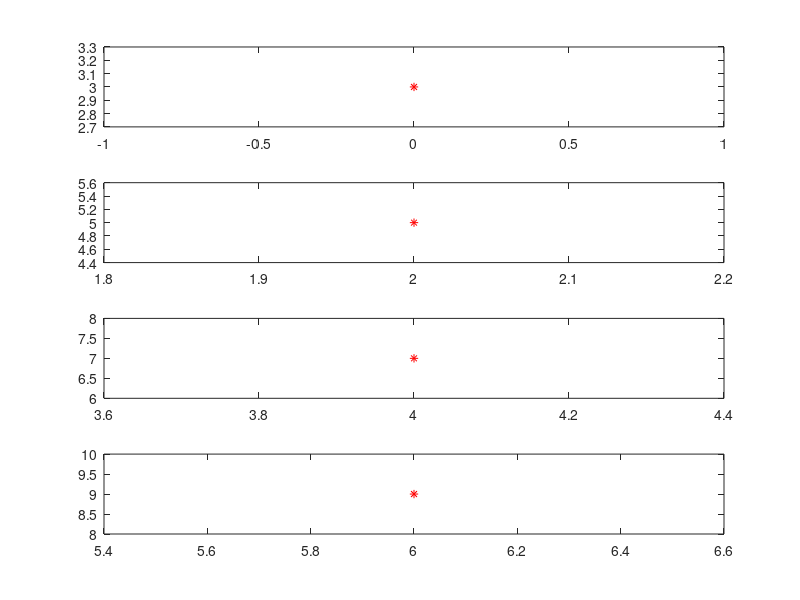

Write the MATLAB code that produced this figure.
%% Task 1
for i=1:10
    disp('Hello World')
end

%% Task 2
for i=1:12
    disp(['the ', num2str(i), ' month'])
end

%% Task 3
days=[31 28 31 30 31 30 31 31 30 31 30 31]
for i=1:12
    disp(['the ', num2str(i), ' month has ', num2str(days(i)), ' days'])
end

%% Task 4
x=0:10:100;
hold on
for i=10:10:100
    y=i*x
    plot(x, y, 'r')
end

%% Task 5
x=0:10:100;
for i=1:1:10
    m=[10:10:100]
    subplot(2,5,i)
    y=m(i)*x
    plot(x, y, 'r')
end

%% Task 6
x= [0 2 4 6]
y= [3 5 7 9]
hold on
for i = 1:1:4
    subplot(4,1, i)
    plot(x(i),y(i), 'r*')
end

%% Task 7
A = floor(rand(1,100)*10);
addA=0;
for i=1:1:100
    addA=addA+A(i);
end
disp(addA)


%% Task 7
A = floor(rand(1,100)*10)
count=0
for i=1:1:100
    if A(i)==5
        count=count+1;
    else count=count;
    end
end

%% Task 8
grade = floor(randi( [0,100],1,50 ))
F=0
P=0
C=0
D=0
HD=0
for i=1:1:50
    if grade(i)<50
        F=F+1
    elseif grade(i)>=50 && grade(i)<60
        P=P+1
    elseif grade(i)>=60 && grade(i)<70
        C=C+1
    elseif grade(i)>=70 && grade(i)<80
        D=D+1
    elseif grade(i)>=80
        HD=HD+1
    end
end

d=[F P C D HD]
for i=1:1:5
disp(['Amount of F: ', num2str(d(i))])% fix later
disp(['Amount of P: ', num2str(d(i))])
disp(['Amount of C: ', num2str(d(3))])
disp(['Amount of D: ', num2str(d(4))])
disp(['Amount of HD: ', num2str(d(5))])
end

Total=F+P+C+D+HD

%% Task 9
A = floor(rand(1,10)*100)
Amax=0
for i=1:1:10
    if A(i)>Amax
        Amax=A(i)
    else Amax=Amax
    end
end

%% Task     